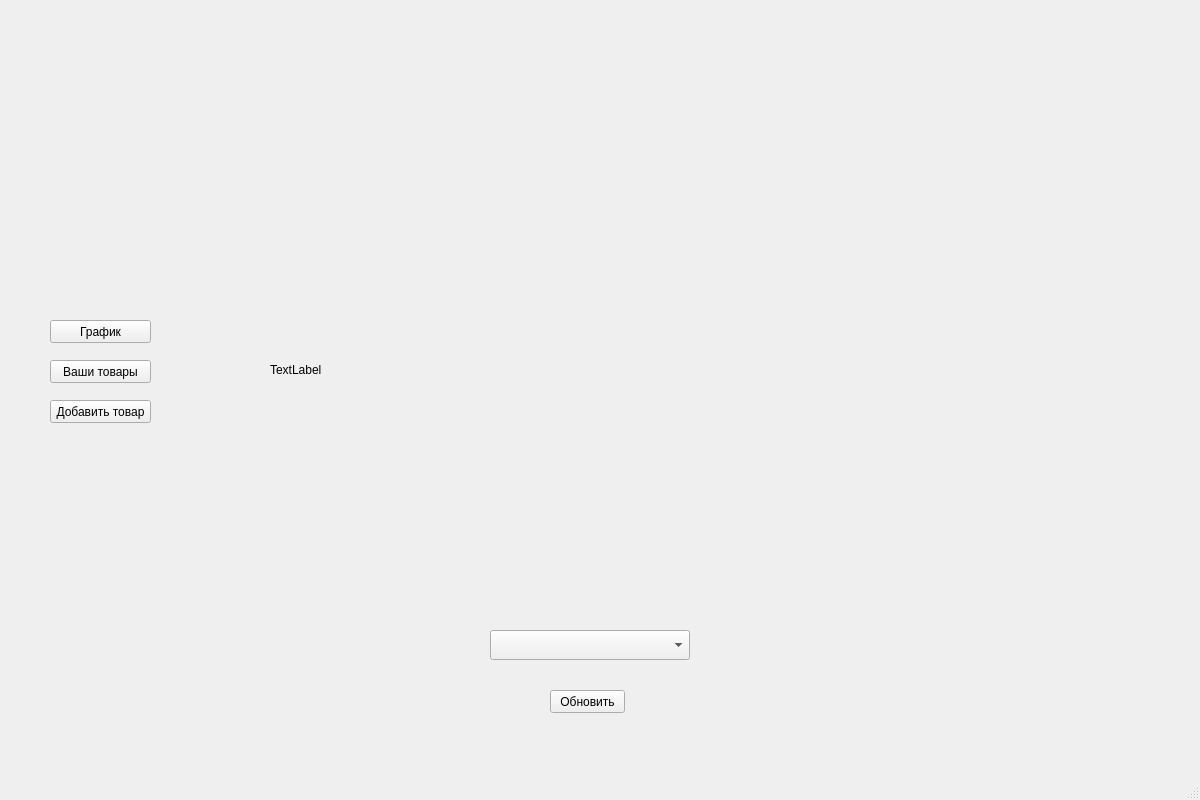
<?xml version="1.0" encoding="UTF-8"?>
<ui version="4.0">
 <class>MainWindow</class>
 <widget class="QMainWindow" name="MainWindow">
  <property name="geometry">
   <rect>
    <x>0</x>
    <y>0</y>
    <width>1200</width>
    <height>800</height>
   </rect>
  </property>
  <property name="windowTitle">
   <string>Project Sweat</string>
  </property>
  <widget class="QWidget" name="centralwidget">
   <widget class="QLabel" name="grafik">
    <property name="geometry">
     <rect>
      <x>270</x>
      <y>130</y>
      <width>640</width>
      <height>480</height>
     </rect>
    </property>
    <property name="text">
     <string>TextLabel</string>
    </property>
   </widget>
   <widget class="QComboBox" name="change_prod">
    <property name="geometry">
     <rect>
      <x>490</x>
      <y>630</y>
      <width>200</width>
      <height>30</height>
     </rect>
    </property>
   </widget>
   <widget class="QPushButton" name="to_grafik">
    <property name="geometry">
     <rect>
      <x>50</x>
      <y>320</y>
      <width>101</width>
      <height>23</height>
     </rect>
    </property>
    <property name="text">
     <string>График</string>
    </property>
   </widget>
   <widget class="QPushButton" name="to_table">
    <property name="geometry">
     <rect>
      <x>50</x>
      <y>360</y>
      <width>101</width>
      <height>23</height>
     </rect>
    </property>
    <property name="text">
     <string>Ваши товары</string>
    </property>
   </widget>
   <widget class="QPushButton" name="to_add">
    <property name="geometry">
     <rect>
      <x>50</x>
      <y>400</y>
      <width>101</width>
      <height>23</height>
     </rect>
    </property>
    <property name="text">
     <string>Добавить товар</string>
    </property>
   </widget>
   <widget class="QPushButton" name="reboot">
    <property name="geometry">
     <rect>
      <x>550</x>
      <y>690</y>
      <width>75</width>
      <height>23</height>
     </rect>
    </property>
    <property name="text">
     <string>Обновить</string>
    </property>
   </widget>
  </widget>
  <widget class="QMenuBar" name="menubar">
   <property name="geometry">
    <rect>
     <x>0</x>
     <y>0</y>
     <width>1200</width>
     <height>21</height>
    </rect>
   </property>
  </widget>
  <widget class="QStatusBar" name="statusbar"/>
 </widget>
 <resources/>
 <connections/>
</ui>
